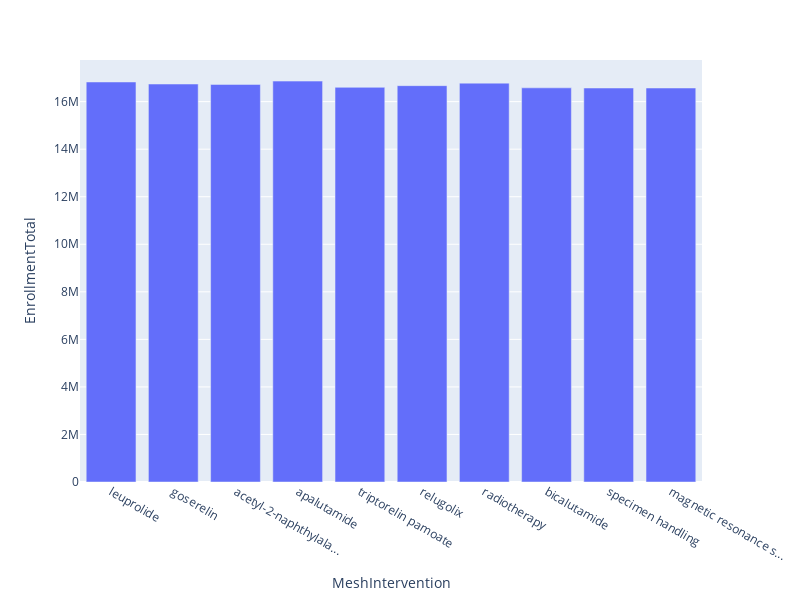

Source (notebook cell):
### Code cell
outcomes_df['MeshIntervention'] = outcomes_df['MeshIntervention'].astype(str).apply(lambda x: x if len(x) <= 20 else x[:20] + '...')
fig = px.bar(outcomes_df[:10], x='MeshIntervention', y='EnrollmentTotal', 
             hover_data=['EnrollmentTotal'],
             orientation='v', width=800, height=600)

fig.show()

### Figure 1 — Plotly figure (JSON) as saved in the notebook; plotly's stock layout.template omitted (floating-point values rounded to 4 significant figures)
{"data": [{"hovertemplate": "MeshIntervention=%{x}<br>EnrollmentTotal=%{y}<extra></extra>", "legendgroup": "", "marker": {"color": "#636efa", "pattern": {"shape": ""}}, "name": "", "orientation": "v", "showlegend": false, "textposition": "auto", "type": "bar", "x": ["leuprolide", "goserelin", "acetyl-2-naphthylala...", "apalutamide", "triptorelin pamoate", "relugolix", "radiotherapy", "bicalutamide", "specimen handling", "magnetic resonance s..."], "xaxis": "x", "y": [16826546, 16741143, 16724809, 16863890, 16601466, 16672688, 16778330, 16580917, 16573168, 16573308], "yaxis": "y"}], "layout": {"barmode": "relative", "height": 600, "legend": {"tracegroupgap": 0}, "margin": {"t": 60}, "width": 800, "xaxis": {"anchor": "y", "domain": [0, 1], "title": {"text": "MeshIntervention"}}, "yaxis": {"anchor": "x", "domain": [0, 1], "title": {"text": "EnrollmentTotal"}}}}
